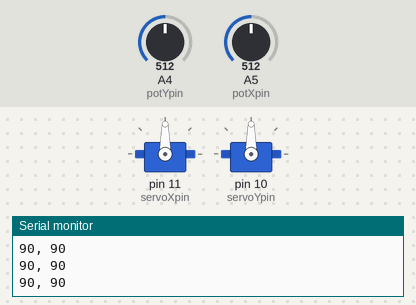
This sketch was run on a simulated Arduino Uno, built with avr-gcc and run on an emulated ATmega328P. On the bench: 2 × servo, the last lines printed to the serial monitor. The test bench sets the inputs (shaded band); at power-on: A4 (potYpin) = 512, A5 (potXpin) = 512.

Above: at 1.2 s.
1.3 s: A4 (potYpin) set to 63
At 2.5 s:
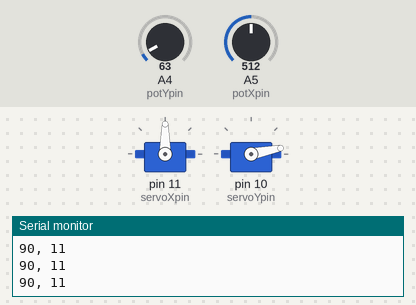
2.8 s: A4 (potYpin) set to 53
At 3.9 s:
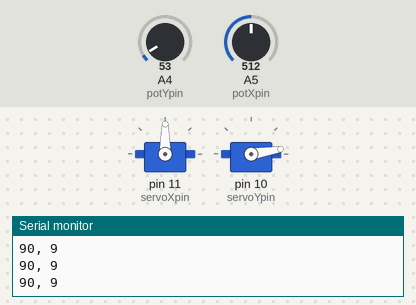
5.8 s: A5 (potXpin) set to 559
At 6.1 s:
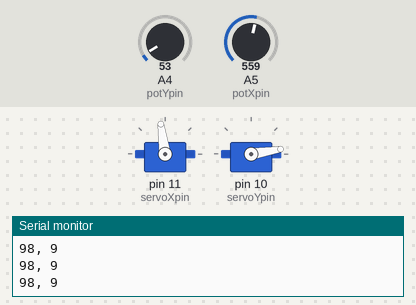
8.8 s: A5 (potXpin) set to 586
At 9.6 s:
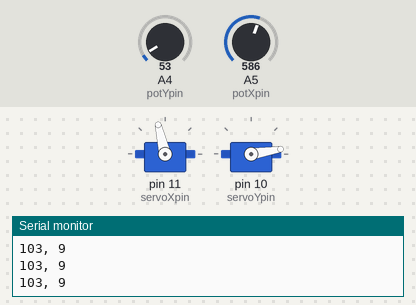
10.3 s: A4 (potYpin) set to 122
At 10.8 s:
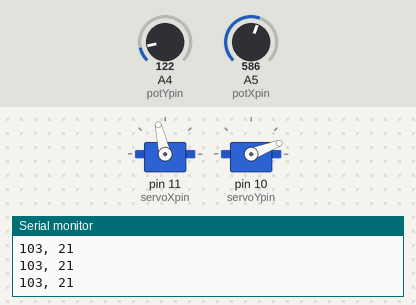
11.8 s: A5 (potXpin) set to 511
At 13.0 s:
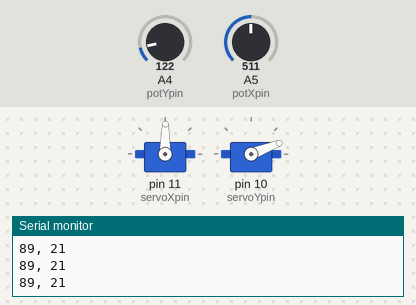
Timing chart, 0 to 14.3 s (numbered marks = the images above; inputs shaded):
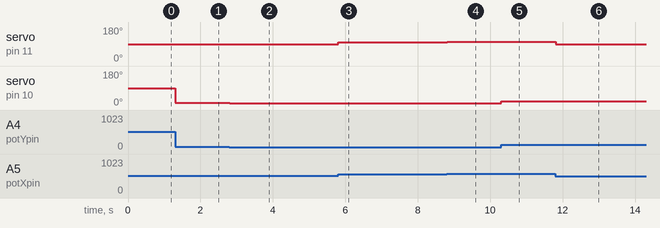

Measured:
- after the input at 1.3 s, servo on pin 10 (servoYpin): 90° → 11° at once
- after the input at 2.8 s, servo on pin 10 (servoYpin): 11° → 9° at once
- after the input at 5.8 s, servo on pin 11 (servoXpin): 90° → 98° at once
- after the input at 8.8 s, servo on pin 11 (servoXpin): 98° → 103° at once
- after the input at 10.3 s, servo on pin 10 (servoYpin): 9° → 21° at once
- after the input at 11.8 s, servo on pin 11 (servoXpin): 103° → 89° at once

The sketch:

robot_arm.ino
```cpp
#include <Servo.h>

// create an instance of the Servo object
Servo x;
Servo y;
int servoXpin = 11;
int servoYpin = 10;

// what pins are the pots on
int potXpin = 5;
int potYpin = 4;

void setup() {
  // analog pins dont need to be set up

  Serial.begin(9600);

  // prep the servo for use
  x.attach(servoXpin);
  y.attach(servoYpin);
}

void loop() {
  // read the potentiometerz and store to valz
  int valX = analogRead(potXpin);
  int valY = analogRead(potYpin);

  // convert the rangez to 0->180
  valX = map(valX, 0, 1023, 0, 180);
  valY = map(valY, 0, 1023, 0, 180);

  Serial.print(valX);
  Serial.print(", ");
  Serial.println(valY);

  // rotate the servoz!
  x.write(valX);
  y.write(valY);

  delay(10);
}
```
